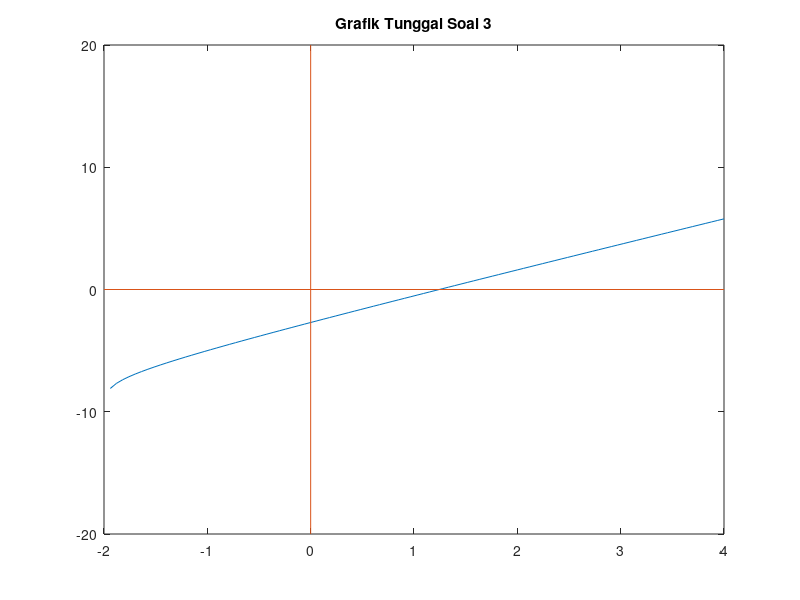

Source code (MATLAB): (Note: this script raises an error after producing the figure.)
%Rafik Badilah_L0325009
%Praktikum_07_Metode Numerik
%Sistem Persamaan Non-Linear(Bagian 1)

%Plot Kurva
x = linspace(-2,4);
f = @(x) log10(x+2) + 2*x - 3;
y = f(x);
plot(x,y)

title('Grafik Tunggal Soal 3');

%Menggambar sumbu x dan y
line([-2,4],[0,0])   %Sumbu X
line([0,0],[-20,20]) %Sumbu Y

%Annotation
gtext('y = log(x+2) + 2*x - 3')
gtext('Akar')
